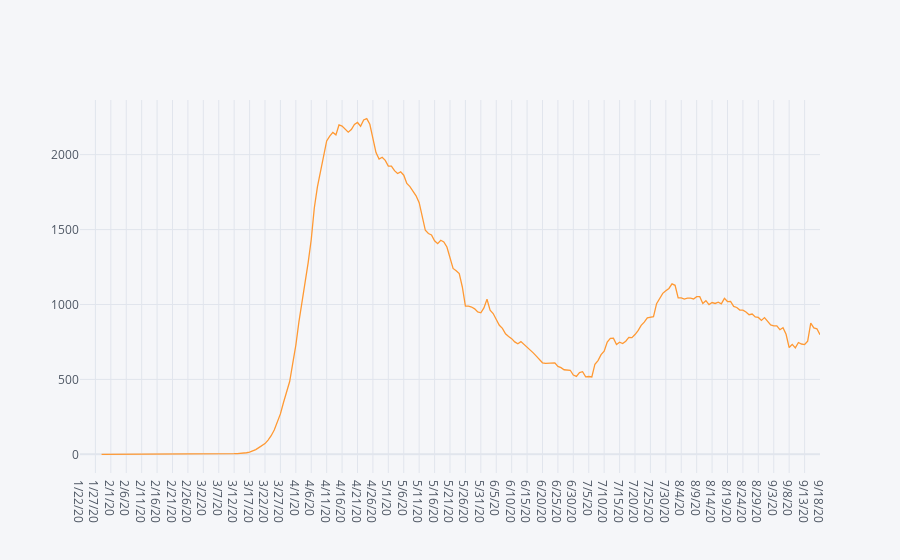

The notebook cell this image was saved under:
### Code cell
# U.S. daily covid deaths

deathf.groupby("Country_Region")[date_cols].sum().T.diff().rolling(7).mean().iplot()

### Figure 1 — Plotly figure (JSON) as saved in the notebook; plotly's stock layout.template omitted (floating-point values rounded to 4 significant figures; data arrays with more than 128 entries replaced by an {"elided": "..."} marker saying what was removed)
{"data": [{"line": {"color": "rgba(255, 153, 51, 1.0)", "dash": "solid", "shape": "linear", "width": 1.3}, "mode": "lines", "name": "US", "text": "", "type": "scatter", "x": {"elided": "241 str values"}, "y": {"elided": "241 mixed values"}}], "layout": {"legend": {"bgcolor": "#F5F6F9", "font": {"color": "#4D5663"}}, "paper_bgcolor": "#F5F6F9", "plot_bgcolor": "#F5F6F9", "title": {"font": {"color": "#4D5663"}}, "xaxis": {"gridcolor": "#E1E5ED", "showgrid": true, "tickfont": {"color": "#4D5663"}, "title": {"font": {"color": "#4D5663"}, "text": ""}, "zerolinecolor": "#E1E5ED"}, "yaxis": {"gridcolor": "#E1E5ED", "showgrid": true, "tickfont": {"color": "#4D5663"}, "title": {"font": {"color": "#4D5663"}, "text": ""}, "zerolinecolor": "#E1E5ED"}}}
